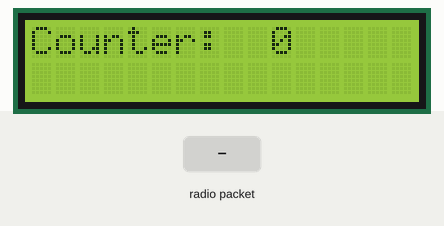
This sketch was run on a simulated ESP32. On the bench: 16×2 character LCD. The inputs (shaded band) are chosen by the test bench. What the sketch prints to the serial monitor is not drawn.

Above: at 0.1 s.
At 1.2 s:
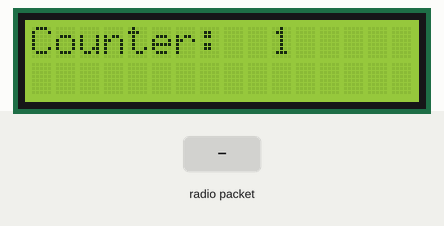
1.3 s: radio packet "1" arrives
At 2.7 s:
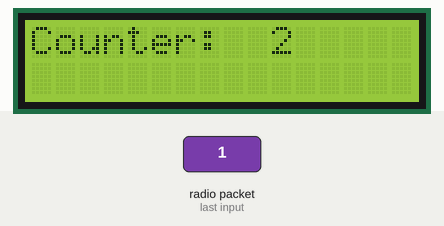
Timing chart, 0 to 4.3 s (numbered marks = the images above; inputs shaded):
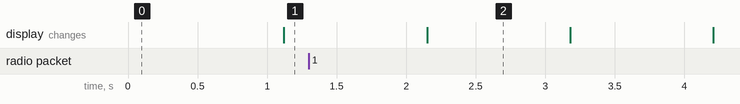

The sketch:

Lab3_part3_Receive_laptop.ino
```cpp
#include <Wire.h>
#include <LiquidCrystal_I2C.h>
#include <esp_now.h>
#include <WiFi.h>
#include <esp_wifi.h>

// LCD display initialization
LiquidCrystal_I2C lcd(0x27, 16, 2);
volatile bool messageReceived = false;
int counter = 0;
hw_timer_t *timer = NULL;

// ISR function to handle data received via ESP-NOW
void IRAM_ATTR dataReceived(const uint8_t *mac, const uint8_t *incomingData, int len) {
    Serial.print("Received message from: ");
    for (int i = 0; i < 6; i++) {
        Serial.printf("%02X:", mac[i]);
    }
    Serial.println();

    // Print received message
    Serial.print("Received message: ");
    Serial.write(incomingData, len);
    Serial.println();

    // Check if the incoming message matches "Button Pressed"
    if (strncmp((char*)incomingData, "Button Pressed", len) == 0) {
        messageReceived = true;
    }
}

// Timer ISR to increment counter
void IRAM_ATTR timerInterrupt() {
    counter++;
}

void setup() {
    Serial.begin(115200);
    WiFi.mode(WIFI_STA);

    // Initialize LCD display
    lcd.init();
    lcd.backlight();

    // Create a timer, attach an interrupt, set an alarm which will update the counter every second.
    timer = timerBegin(0, 80, true); // Timer 0, prescaler 80 (1 tick = 1us)
    timerAttachInterrupt(timer, &timerInterrupt, true);
    timerAlarmWrite(timer, 1000000, true); // 1 second interval
    timerAlarmEnable(timer);

    // Initialize ESP-NOW
    if (esp_now_init() != ESP_OK) {
        Serial.println("Error initializing ESP-NOW");
        return;
    }
    esp_now_register_recv_cb(dataReceived);

    Serial.println("Setup completed"); // Debug print
}

void loop() {
    // Print out an incrementing counter to the LCD.
    lcd.setCursor(0, 0);
    lcd.print("Counter: ");
    lcd.setCursor(10, 0);
    lcd.print(counter);
    lcd.print("   "); // Clear trailing digits

    // If a signal has been received over ESP-NOW, print out "New Message!" on the LCD
    if (messageReceived) {
        lcd.setCursor(0, 1);
        lcd.print("New Message!    ");
        messageReceived = false; // Reset the flag
    } else {
        lcd.setCursor(0, 1);
        lcd.print("                "); // Clear the second line
    }

    delay(1000); // Update the display every second
}
```

Measured:
- what the display in image 2 shows lasts 1.0 s, from 2.2 s to 3.2 s
